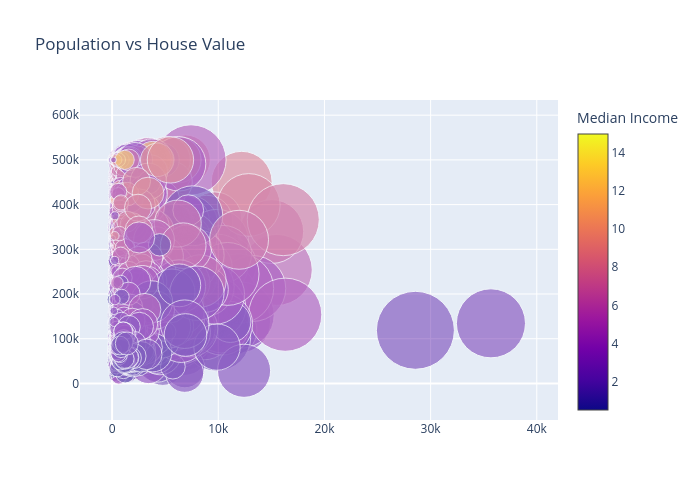

Source (notebook cell):
### Code cell
# Population vs House Value
fig2 = go.Figure(
    data=go.Scatter(
        x=df["population"],
        y=df["median_house_value"],
        mode="markers",
        marker=dict(
            size=df["households"]**0.5,
            color=df["median_income"],
            colorscale="Plasma",
            showscale=True,
            colorbar=dict(title="Median Income")
        ),
        opacity=0.6
    )
)
fig2.update_layout(title="Population vs House Value", width=700, height=500)
fig2.show()

### Figure 1 — Plotly figure (JSON) as saved in the notebook; plotly's stock layout.template omitted (floating-point values rounded to 4 significant figures; data arrays with more than 128 entries replaced by an {"elided": "..."} marker saying what was removed)
{"data": [{"marker": {"color": {"elided": "20640 float values"}, "colorbar": {"title": {"text": "Median Income"}}, "colorscale": [[0, "#0d0887"], [0.1111, "#46039f"], [0.2222, "#7201a8"], [0.3333, "#9c179e"], [0.4444, "#bd3786"], [0.5556, "#d8576b"], [0.6667, "#ed7953"], [0.7778, "#fb9f3a"], [0.8889, "#fdca26"], [1, "#f0f921"]], "showscale": true, "size": {"elided": "20640 float values"}}, "mode": "markers", "opacity": 0.6, "type": "scatter", "x": {"elided": "20640 int values"}, "y": {"elided": "20640 int values"}}], "layout": {"height": 500, "title": {"text": "Population vs House Value"}, "width": 700}}
